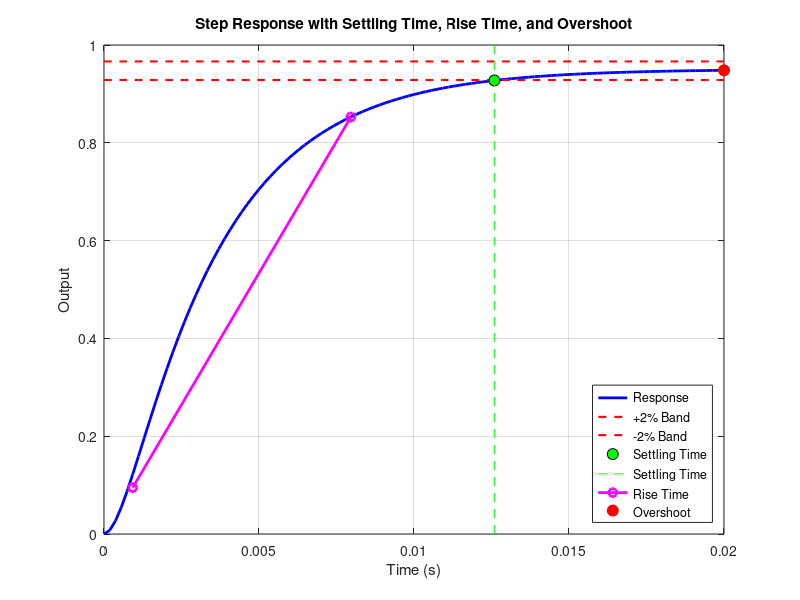

The MATLAB script that drew this image:
% =========================================================================
%   The script shows some system parameters for a second order control system.
% Dependencies:
%   GNU Octave + Control Package
%   (install using: pkg install -forge control)
% =========================================================================
clc;  clear;
pkg load control;

% --- Motor parameters (example values; replace with your data) ---
R  = 1.0;      % Armature resistance (Ohm)
L  = 0.5e-3;   % Armature inductance (H)
Kt = 0.05;     % Torque constant (N·m/A)
Ke = 0.05;     % Back-EMF constant (V·s/rad)
J  = 2.0e-4;   % Rotor inertia (kg·m^2)
B  = 1.0e-4;   % Viscous friction (N·m·s/rad)

% --- Transfer function: speed (rad/s) per input voltage (V) ---
num = [Kt];
den = conv([J, B], [L, R]) + [0, 0, Kt*Ke];  % (Js+B)(Ls+R) + Kt*Ke
G = tf(num, den);    % Plant
H = feedback(G,1)

% Step Response
[y,t_out] = step(H);

% --- Steady-state value ---
tail_n = max(5, ceil(0.1 * length(y)));
y_final = mean(y(end - tail_n + 1:end));

% --- Settling Time (±2% band) ---
tol = 0.02 * abs(y_final);
idx_settle = find(abs(y - y_final) > tol, 1, 'last');
settling_time = t_out(idx_settle);

% --- Rise Time (10% to 90% of final value) ---
y_10 = 0.1 * y_final;
y_90 = 0.9 * y_final;
t_rise_start = t_out(find(y >= y_10, 1, 'first'));
t_rise_end = t_out(find(y >= y_90, 1, 'first'));
rise_time = t_rise_end - t_rise_start;

% --- Percentage Overshoot ---
[y_peak, idx_peak] = max(y);
perc_overshoot = ((y_peak - y_final) / y_final) * 100;
t_peak = t_out(idx_peak);

% --- Plot ---
figure;
plot(t_out, y, 'b', 'LineWidth', 2); hold on;

% Tolerance bands
plot(t_out, (y_final + tol) * ones(size(t_out)), 'r--', 'LineWidth', 1.5);
plot(t_out, (y_final - tol) * ones(size(t_out)), 'r--', 'LineWidth', 1.5);

% Settling time
plot(settling_time, y(idx_settle), 'ko', 'MarkerSize', 8, 'MarkerFaceColor', 'g');
line([settling_time settling_time], ylim, 'Color', 'g', 'LineStyle', '--');

% Rise time
plot([t_rise_start t_rise_end], [y_10 y_90], 'mo-', 'LineWidth', 2);

% Overshoot point
plot(t_peak, y_peak, 'ro', 'MarkerSize', 8, 'MarkerFaceColor', 'r');

% Labels & legend
xlabel('Time (s)');
ylabel('Output');
title('Step Response with Settling Time, Rise Time, and Overshoot');
legend('Response', '+2% Band', '-2% Band', ...
       'Settling Time', 'Settling Time','Rise Time', ...
         'Overshoot','Location', 'Southeast');

grid on;

% --- Display results ---
disp(['Final Value: ' num2str(y_final)]);
disp(['Settling Time: ' num2str(settling_time) ' s']);
disp(['Rise Time (10%-90%): ' num2str(rise_time) ' s']);
disp(['Percentage Overshoot: ' num2str(perc_overshoot) ' %']);


% --- Save plot ---
outdir = "/home/rain/Documents/control_projects/dc_motor_modeling/motor_second_order/results" ;
print(fullfile(outdir, "sys_params.png"), "-dpng");
